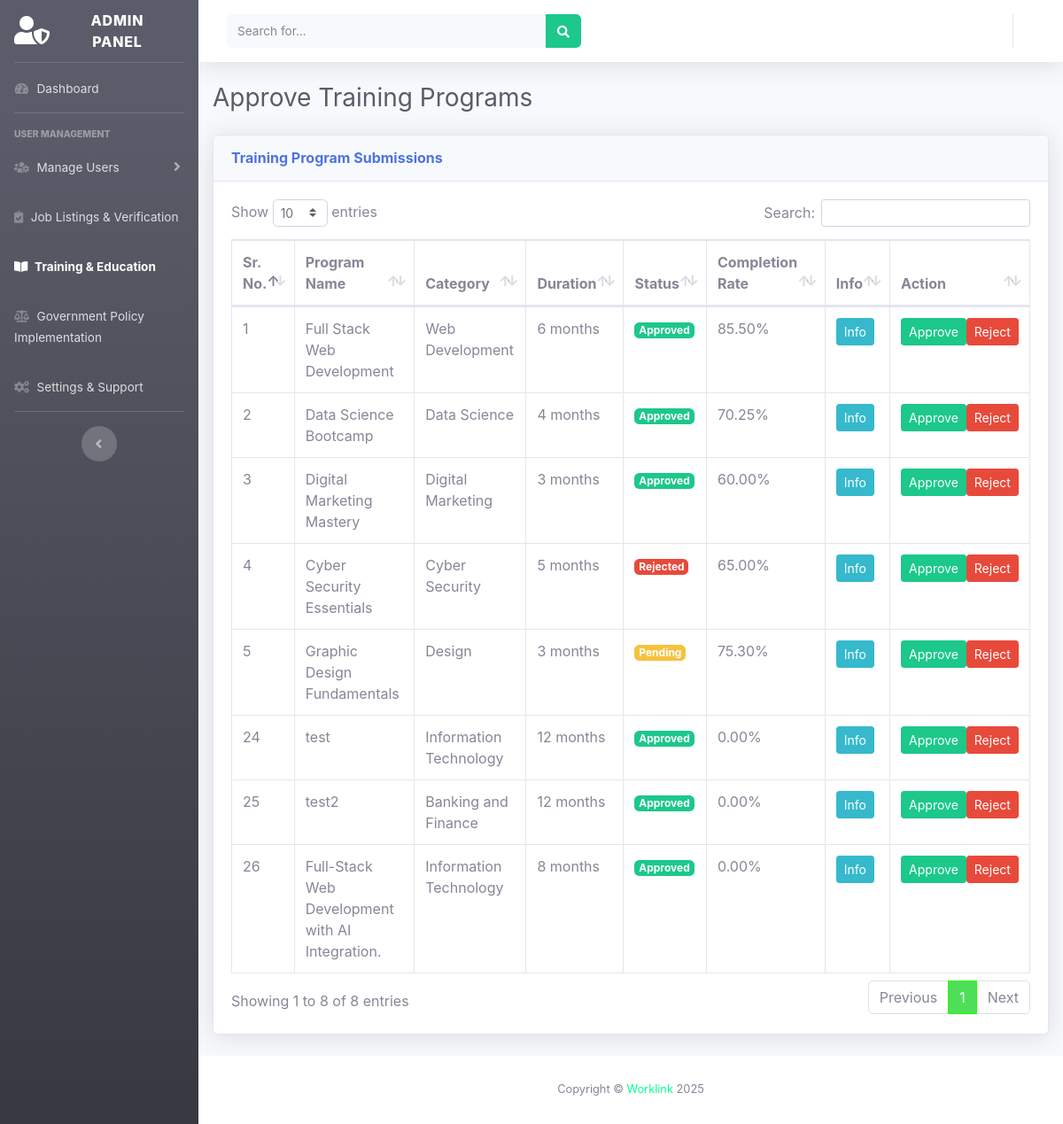
Page /admin/training_verification.php (signed in) on the committed database.
### tables this page shows
CREATE TABLE `training_programs` (
  `id` int(11) NOT NULL,
  `provider_id` int(11) DEFAULT NULL,
  `training_provider_id` int(11) NOT NULL,
  `enrollment_count` int(11) DEFAULT NULL,
  `course_name` varchar(255) NOT NULL,
  `description` text NOT NULL,
  `duration` int(11) NOT NULL,
  `status` text NOT NULL DEFAULT 'Pending',
  `created_at` timestamp NOT NULL DEFAULT current_timestamp(),
  `category` varchar(100) DEFAULT NULL,
  `completion_rate` decimal(5,2) DEFAULT 0.00,
  `updated_at` datetime DEFAULT current_timestamp() ON UPDATE current_timestamp()
);

### admin/training_verification.php (the view, shortened to what this page needs)
<!DOCTYPE html>
<html lang="en">
<head>
    <link href="vendor/fontawesome-free/css/all.min.css" rel="stylesheet">
    <link href="css/sb-admin-2.min.css" rel="stylesheet">
    <link href="vendor/datatables/dataTables.bootstrap4.min.css" rel="stylesheet">
</head>
<body id="page-top">
<?php include('sidebar.php'); ?>
<?php include('header.php'); ?>
<div class="container-fluid px-3">
    <h1 class="h3 mb-4 text-gray-800">Approve Training Programs</h1>
    <div class="card shadow mb-4">
        <div class="card-header py-3">
            <h6 class="m-0 font-weight-bold text-primary">Training Program Submissions</h6>
        </div>
        <div class="card-body">
            <div class="table-responsive">
                <table class="table table-bordered table-hover" id="trainingTable" width="100%" cellspacing="0">
                    <thead>
                        <tr>
                            <th>Sr. No.</th>
                            <th>Program Name</th>
                            <th>Category</th>
                            <th>Duration</th>
                            <th>Status</th>
                            <th>Completion Rate</th>
                            <th>Info</th>
                            <th>Action</th>
                        </tr>
                    </thead>
                    <tbody>
                    <?php
                    $query = "
                    SELECT
    tp.*,
    tpv.organization_name,
    tpv.head_office_location,
    tpv.training_sectors,
    u.full_name,
    u.email,
    u.phone
FROM training_programs tp
LEFT JOIN training_providers tpv ON tp.provider_id = tpv.user_id
LEFT JOIN users u ON tpv.user_id = u.id;
    ";
                    $result = mysqli_query($con, $query);
                    if (mysqli_num_rows($result) > 0) {
                        while ($row = mysqli_fetch_assoc($result)) {
                            $id = $row['id'];
                            $progName = $row['course_name'] ?? 'N/A';
                            $duration = $row['duration'] ?? 0;
                            $status = $row['status'] ?? 'Pending';
                            $category = $row['category'] ?? 'N/A';
                            $rate = $row['completion_rate'] ?? '0.00';
                            $badgeClass = match (strtolower($status)) {
                                'approved' => 'success',
                                'rejected' => 'danger',
                                'pending' => 'warning',
                                default => 'secondary'
                            };
                            echo "<tr>
                                <td>{$id}</td>
                                <td>{$progName}</td>
                                <td>{$category}</td>
                                <td>{$duration} months</td>
                                <td><span class='badge badge-{$badgeClass}'>" . ucfirst($status) . "</span></td>
                                <td>{$rate}%</td>
                                <td><button class='btn btn-info btn-sm' data-toggle='modal' data-target='#infoModal{$id}'>Info</button></td>
                                <td>
                                    <form method='post' class='d-flex flex-column flex-md-row gap-2'>
                                        <input type='hidden' name='id' value='{$id}'>
                                        <button class='btn btn-success btn-sm mb-1 mb-md-0' name='approve'>Approve</button>
                                        <button class='btn btn-danger btn-sm' name='reject'>Reject</button>
                                    </form>
                                </td>
                            </tr>";
                        }
                    } else {
                        echo "<tr><td colspan='8' class='text-center'>No training programs found.</td></tr>";
                    }
                    ?>
                    </tbody>
                </table>
            </div>
        </div>
    </div>
</div>
<?php include_once('footer.php'); ?>
</body>
</html>

### admin/training_verification.php (style rules this page uses)
.table-responsive { overflow-x: auto; }

### rows in the picture
training_programs: id "1", course_name "Full Stack Web Development", category "Web Development", duration "6", status "Approved", completion_rate "85.50"
training_programs: id "2", course_name "Data Science Bootcamp", category "Data Science", duration "4", status "Approved", completion_rate "70.25"
training_programs: id "3", course_name "Digital Marketing Mastery", category "Digital Marketing", duration "3", status "Approved", completion_rate "60.00"
training_programs: id "4", course_name "Cyber Security Essentials", category "Cyber Security", duration "5", status "Rejected", completion_rate "65.00"
training_programs: id "5", course_name "Graphic Design Fundamentals", category "Design", duration "3", status "Pending", completion_rate "75.30"
training_programs: id "24", course_name "test", category "Information Technology", duration "12", status "Approved", completion_rate "0.00"
training_programs: id "25", course_name "test2", category "Banking and Finance", duration "12", status "Approved", completion_rate "0.00"
training_programs: id "26", course_name "Full-Stack Web Development with AI Integration.", category "Information Technology", duration "8", status "Approved", completion_rate "0.00"
